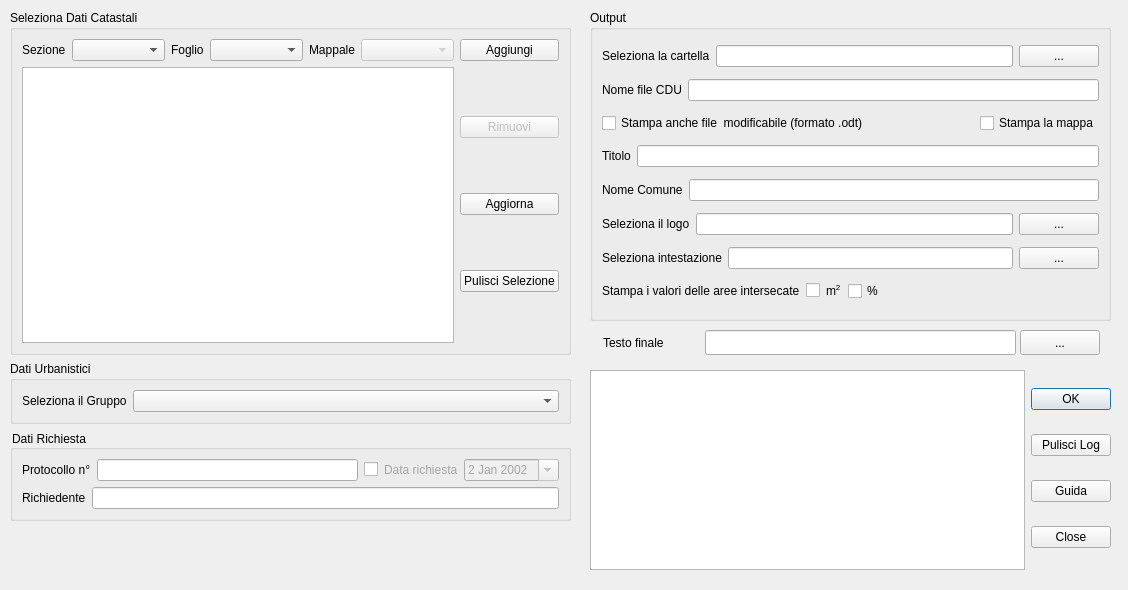
<?xml version="1.0" encoding="UTF-8"?>
<ui version="4.0">
 <class>CduCreatorDialogBase</class>
 <widget class="QDialog" name="CduCreatorDialogBase">
  <property name="geometry">
   <rect>
    <x>0</x>
    <y>0</y>
    <width>1128</width>
    <height>590</height>
   </rect>
  </property>
  <property name="windowTitle">
   <string>CDU Creator</string>
  </property>
  <widget class="QWidget" name="verticalLayoutWidget">
   <property name="geometry">
    <rect>
     <x>590</x>
     <y>370</y>
     <width>521</width>
     <height>200</height>
    </rect>
   </property>
   <layout class="QVBoxLayout" name="verticalLayout_5">
    <item>
     <layout class="QHBoxLayout" name="horizontalLayout_19">
      <property name="sizeConstraint">
       <enum>QLayout::SetDefaultConstraint</enum>
      </property>
      <item>
       <widget class="QTextBrowser" name="textLog"/>
      </item>
      <item>
       <layout class="QVBoxLayout" name="verticalLayout_6">
        <item>
         <widget class="QPushButton" name="pushButtonOk">
          <property name="text">
           <string>OK</string>
          </property>
         </widget>
        </item>
        <item>
         <widget class="QPushButton" name="clearButton">
          <property name="text">
           <string>Pulisci Log</string>
          </property>
         </widget>
        </item>
        <item>
         <widget class="QPushButton" name="helpButton">
          <property name="text">
           <string>Guida</string>
          </property>
         </widget>
        </item>
        <item>
         <widget class="QDialogButtonBox" name="button_box">
          <property name="sizePolicy">
           <sizepolicy hsizetype="Fixed" vsizetype="Fixed">
            <horstretch>0</horstretch>
            <verstretch>0</verstretch>
           </sizepolicy>
          </property>
          <property name="orientation">
           <enum>Qt::Horizontal</enum>
          </property>
          <property name="standardButtons">
           <set>QDialogButtonBox::Close</set>
          </property>
         </widget>
        </item>
       </layout>
      </item>
     </layout>
    </item>
   </layout>
  </widget>
  <widget class="QWidget" name="verticalLayoutWidget_2">
   <property name="geometry">
    <rect>
     <x>590</x>
     <y>10</y>
     <width>521</width>
     <height>311</height>
    </rect>
   </property>
   <layout class="QVBoxLayout" name="verticalLayout_7">
    <item>
     <widget class="QGroupBox" name="groupBox_3">
      <property name="title">
       <string>Output</string>
      </property>
      <layout class="QHBoxLayout" name="horizontalLayout_18">
       <item>
        <layout class="QVBoxLayout" name="verticalLayout">
         <item>
          <layout class="QHBoxLayout" name="horizontalLayout_4">
           <item>
            <widget class="QLabel" name="label_5">
             <property name="text">
              <string>Seleziona la cartella</string>
             </property>
            </widget>
           </item>
           <item>
            <widget class="QLineEdit" name="OutFolder"/>
           </item>
           <item>
            <widget class="QPushButton" name="OutFolderButton">
             <property name="sizePolicy">
              <sizepolicy hsizetype="Minimum" vsizetype="Fixed">
               <horstretch>0</horstretch>
               <verstretch>0</verstretch>
              </sizepolicy>
             </property>
             <property name="text">
              <string>...</string>
             </property>
            </widget>
           </item>
          </layout>
         </item>
         <item>
          <layout class="QHBoxLayout" name="horizontalLayout_11">
           <item>
            <widget class="QLabel" name="label_13">
             <property name="text">
              <string>Nome file CDU</string>
             </property>
            </widget>
           </item>
           <item>
            <widget class="QLineEdit" name="nameLineEdit"/>
           </item>
          </layout>
         </item>
         <item>
          <layout class="QHBoxLayout" name="horizontalLayout_17">
           <item>
            <widget class="QCheckBox" name="odtCheckBox">
             <property name="text">
              <string>Stampa anche file  modificabile (formato .odt)</string>
             </property>
            </widget>
           </item>
           <item>
            <spacer name="horizontalSpacer_3">
             <property name="orientation">
              <enum>Qt::Horizontal</enum>
             </property>
             <property name="sizeHint" stdset="0">
              <size>
               <width>28</width>
               <height>20</height>
              </size>
             </property>
            </spacer>
           </item>
           <item>
            <widget class="QCheckBox" name="mapCheckBox">
             <property name="text">
              <string>Stampa la mappa</string>
             </property>
            </widget>
           </item>
          </layout>
         </item>
         <item>
          <layout class="QHBoxLayout" name="horizontalLayout_5">
           <item>
            <widget class="QLabel" name="label_6">
             <property name="text">
              <string>Titolo</string>
             </property>
            </widget>
           </item>
           <item>
            <widget class="QLineEdit" name="titolo"/>
           </item>
          </layout>
         </item>
         <item>
          <layout class="QHBoxLayout" name="horizontalLayout_6">
           <item>
            <widget class="QLabel" name="label_7">
             <property name="text">
              <string>Nome Comune</string>
             </property>
            </widget>
           </item>
           <item>
            <widget class="QLineEdit" name="nomeComune"/>
           </item>
          </layout>
         </item>
         <item>
          <layout class="QHBoxLayout" name="horizontalLayout_7">
           <item>
            <widget class="QLabel" name="label_8">
             <property name="text">
              <string>Seleziona il logo</string>
             </property>
            </widget>
           </item>
           <item>
            <widget class="QLineEdit" name="urlLogo"/>
           </item>
           <item>
            <widget class="QPushButton" name="logoButton">
             <property name="text">
              <string>...</string>
             </property>
            </widget>
           </item>
          </layout>
         </item>
         <item>
          <layout class="QHBoxLayout" name="horizontalLayout_9">
           <item>
            <widget class="QLabel" name="label">
             <property name="text">
              <string>Seleziona intestazione</string>
             </property>
            </widget>
           </item>
           <item>
            <widget class="QLineEdit" name="urlTxt"/>
           </item>
           <item>
            <widget class="QPushButton" name="txtButton">
             <property name="text">
              <string>...</string>
             </property>
            </widget>
           </item>
          </layout>
         </item>
         <item>
          <layout class="QHBoxLayout" name="horizontalLayout_16">
           <item>
            <widget class="QLabel" name="label_14">
             <property name="text">
              <string>Stampa i valori delle aree intersecate</string>
             </property>
            </widget>
           </item>
           <item>
            <layout class="QHBoxLayout" name="horizontalLayout_15">
             <property name="spacing">
              <number>6</number>
             </property>
             <property name="sizeConstraint">
              <enum>QLayout::SetFixedSize</enum>
             </property>
             <item>
              <widget class="QCheckBox" name="printAreaBox">
               <property name="text">
                <string/>
               </property>
              </widget>
             </item>
             <item>
              <widget class="QLabel" name="label_15">
               <property name="text">
                <string>m&lt;sup&gt;2&lt;/sup&gt;</string>
               </property>
              </widget>
             </item>
            </layout>
           </item>
           <item>
            <widget class="QCheckBox" name="printAreaPercBox">
             <property name="text">
              <string>%</string>
             </property>
            </widget>
           </item>
           <item>
            <spacer name="horizontalSpacer_2">
             <property name="orientation">
              <enum>Qt::Horizontal</enum>
             </property>
             <property name="sizeHint" stdset="0">
              <size>
               <width>58</width>
               <height>20</height>
              </size>
             </property>
            </spacer>
           </item>
          </layout>
         </item>
        </layout>
       </item>
      </layout>
     </widget>
    </item>
   </layout>
  </widget>
  <widget class="QWidget" name="layoutWidget">
   <property name="geometry">
    <rect>
     <x>10</x>
     <y>10</y>
     <width>561</width>
     <height>511</height>
    </rect>
   </property>
   <layout class="QVBoxLayout" name="verticalLayout_4">
    <item>
     <widget class="QGroupBox" name="groupBox">
      <property name="maximumSize">
       <size>
        <width>16777202</width>
        <height>16777194</height>
       </size>
      </property>
      <property name="title">
       <string>Seleziona Dati Catastali</string>
      </property>
      <layout class="QHBoxLayout" name="horizontalLayout_2">
       <item>
        <layout class="QGridLayout" name="gridLayout">
         <item row="0" column="0">
          <layout class="QHBoxLayout" name="horizontalLayout">
           <item>
            <widget class="QLabel" name="label_9">
             <property name="text">
              <string>Sezione</string>
             </property>
            </widget>
           </item>
           <item>
            <widget class="QComboBox" name="sezioneComboBox">
             <property name="sizePolicy">
              <sizepolicy hsizetype="Expanding" vsizetype="Fixed">
               <horstretch>0</horstretch>
               <verstretch>0</verstretch>
              </sizepolicy>
             </property>
            </widget>
           </item>
           <item>
            <widget class="QLabel" name="label_2">
             <property name="text">
              <string>Foglio</string>
             </property>
            </widget>
           </item>
           <item>
            <widget class="QComboBox" name="foglioComboBox">
             <property name="enabled">
              <bool>true</bool>
             </property>
             <property name="sizePolicy">
              <sizepolicy hsizetype="Expanding" vsizetype="Fixed">
               <horstretch>0</horstretch>
               <verstretch>0</verstretch>
              </sizepolicy>
             </property>
            </widget>
           </item>
           <item>
            <widget class="QLabel" name="label_3">
             <property name="text">
              <string>Mappale</string>
             </property>
            </widget>
           </item>
           <item>
            <widget class="QComboBox" name="particellaComboBox">
             <property name="enabled">
              <bool>false</bool>
             </property>
             <property name="sizePolicy">
              <sizepolicy hsizetype="Expanding" vsizetype="Fixed">
               <horstretch>0</horstretch>
               <verstretch>0</verstretch>
              </sizepolicy>
             </property>
            </widget>
           </item>
          </layout>
         </item>
         <item row="0" column="1">
          <widget class="QPushButton" name="addButton">
           <property name="text">
            <string>Aggiungi</string>
           </property>
          </widget>
         </item>
         <item row="1" column="1">
          <layout class="QVBoxLayout" name="verticalLayout_3">
           <item>
            <widget class="QPushButton" name="removeButton">
             <property name="enabled">
              <bool>false</bool>
             </property>
             <property name="text">
              <string>Rimuovi</string>
             </property>
            </widget>
           </item>
           <item>
            <widget class="QPushButton" name="reloadButton">
             <property name="text">
              <string>Aggiorna</string>
             </property>
            </widget>
           </item>
           <item>
            <widget class="QPushButton" name="clearSelButton">
             <property name="text">
              <string>Pulisci Selezione</string>
             </property>
            </widget>
           </item>
          </layout>
         </item>
         <item row="1" column="0">
          <widget class="QTextEdit" name="textParticelle">
           <property name="readOnly">
            <bool>true</bool>
           </property>
          </widget>
         </item>
        </layout>
       </item>
      </layout>
     </widget>
    </item>
    <item>
     <widget class="QGroupBox" name="groupBox_2">
      <property name="title">
       <string>Dati Urbanistici</string>
      </property>
      <layout class="QHBoxLayout" name="horizontalLayout_10">
       <item>
        <layout class="QHBoxLayout" name="horizontalLayout_3">
         <item>
          <widget class="QLabel" name="label_4">
           <property name="text">
            <string>Seleziona il Gruppo</string>
           </property>
          </widget>
         </item>
         <item>
          <widget class="QComboBox" name="gruppoComboBox">
           <property name="sizePolicy">
            <sizepolicy hsizetype="Expanding" vsizetype="Fixed">
             <horstretch>0</horstretch>
             <verstretch>0</verstretch>
            </sizepolicy>
           </property>
          </widget>
         </item>
        </layout>
       </item>
      </layout>
     </widget>
    </item>
    <item>
     <widget class="QGroupBox" name="groupBox_4">
      <property name="styleSheet">
       <string notr="true">color: rgb(0,0,0);</string>
      </property>
      <property name="title">
       <string>Dati Richiesta</string>
      </property>
      <layout class="QHBoxLayout" name="horizontalLayout_14">
       <item>
        <layout class="QVBoxLayout" name="verticalLayout_2">
         <item>
          <layout class="QHBoxLayout" name="horizontalLayout_12">
           <item>
            <widget class="QLabel" name="label_10">
             <property name="text">
              <string>Protocollo n°</string>
             </property>
            </widget>
           </item>
           <item>
            <widget class="QLineEdit" name="protocolloLineEdit">
             <property name="sizePolicy">
              <sizepolicy hsizetype="Expanding" vsizetype="Fixed">
               <horstretch>0</horstretch>
               <verstretch>0</verstretch>
              </sizepolicy>
             </property>
            </widget>
           </item>
           <item>
            <widget class="QCheckBox" name="DataCheckBox">
             <property name="toolTip">
              <string extracomment="Attiva Selezione Data">Attiva Selezione Data</string>
             </property>
             <property name="toolTipDuration">
              <number>500000</number>
             </property>
             <property name="whatsThis">
              <string/>
             </property>
             <property name="text">
              <string/>
             </property>
            </widget>
           </item>
           <item>
            <widget class="QLabel" name="label_11">
             <property name="enabled">
              <bool>false</bool>
             </property>
             <property name="styleSheet">
              <string notr="true">QLabel:disabled

{ color: rgb(166,166,166); }
</string>
             </property>
             <property name="text">
              <string>Data richiesta</string>
             </property>
            </widget>
           </item>
           <item>
            <widget class="QDateEdit" name="dateEdit">
             <property name="enabled">
              <bool>false</bool>
             </property>
             <property name="styleSheet">
              <string notr="true">QDateEdit:disabled

{ color: rgb(166,166,166); }
</string>
             </property>
             <property name="calendarPopup">
              <bool>true</bool>
             </property>
             <property name="date">
              <date>
               <year>2002</year>
               <month>1</month>
               <day>2</day>
              </date>
             </property>
            </widget>
           </item>
          </layout>
         </item>
         <item>
          <layout class="QHBoxLayout" name="horizontalLayout_13">
           <item>
            <widget class="QLabel" name="label_12">
             <property name="text">
              <string>Richiedente</string>
             </property>
            </widget>
           </item>
           <item>
            <widget class="QLineEdit" name="richiedenteEdit"/>
           </item>
          </layout>
         </item>
        </layout>
       </item>
      </layout>
     </widget>
    </item>
   </layout>
  </widget>
  <widget class="QLabel" name="label_16">
   <property name="geometry">
    <rect>
     <x>603</x>
     <y>330</y>
     <width>91</width>
     <height>25</height>
    </rect>
   </property>
   <property name="text">
    <string>Testo finale</string>
   </property>
  </widget>
  <widget class="QLineEdit" name="urlPiedeTxt">
   <property name="geometry">
    <rect>
     <x>705</x>
     <y>330</y>
     <width>311</width>
     <height>25</height>
    </rect>
   </property>
  </widget>
  <widget class="QPushButton" name="txtPiedeButton">
   <property name="geometry">
    <rect>
     <x>1020</x>
     <y>330</y>
     <width>80</width>
     <height>25</height>
    </rect>
   </property>
   <property name="text">
    <string>...</string>
   </property>
  </widget>
 </widget>
 <resources/>
 <connections>
  <connection>
   <sender>button_box</sender>
   <signal>rejected()</signal>
   <receiver>CduCreatorDialogBase</receiver>
   <slot>reject()</slot>
   <hints>
    <hint type="sourcelabel">
     <x>20</x>
     <y>20</y>
    </hint>
    <hint type="destinationlabel">
     <x>20</x>
     <y>20</y>
    </hint>
   </hints>
  </connection>
 </connections>
</ui>
